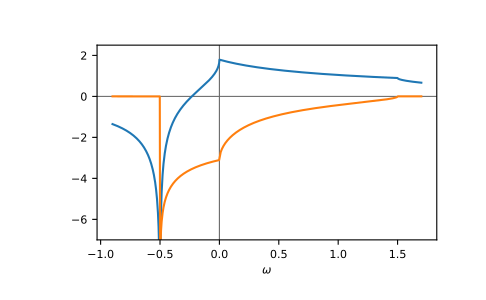

This chart was generated by the following Python code:
ww = np.linspace(-0.9, 1.7, num=1000) + 1e-6j
gf_ww = gt.lattice.fcc.gf_z(ww, half_bandwidth=1.)
__ = plt.axhline(0, color="dimgray", linewidth=0.8)
__ = plt.axvline(0, color="dimgray", linewidth=0.8)
__ = plt.plot(ww.real, gf_ww.real)
__ = plt.plot(ww.real, gf_ww.imag)
__ = plt.xlabel(r"$\omega$")
__ = plt.ylim(-7.0, 2.5)
plt.show()
